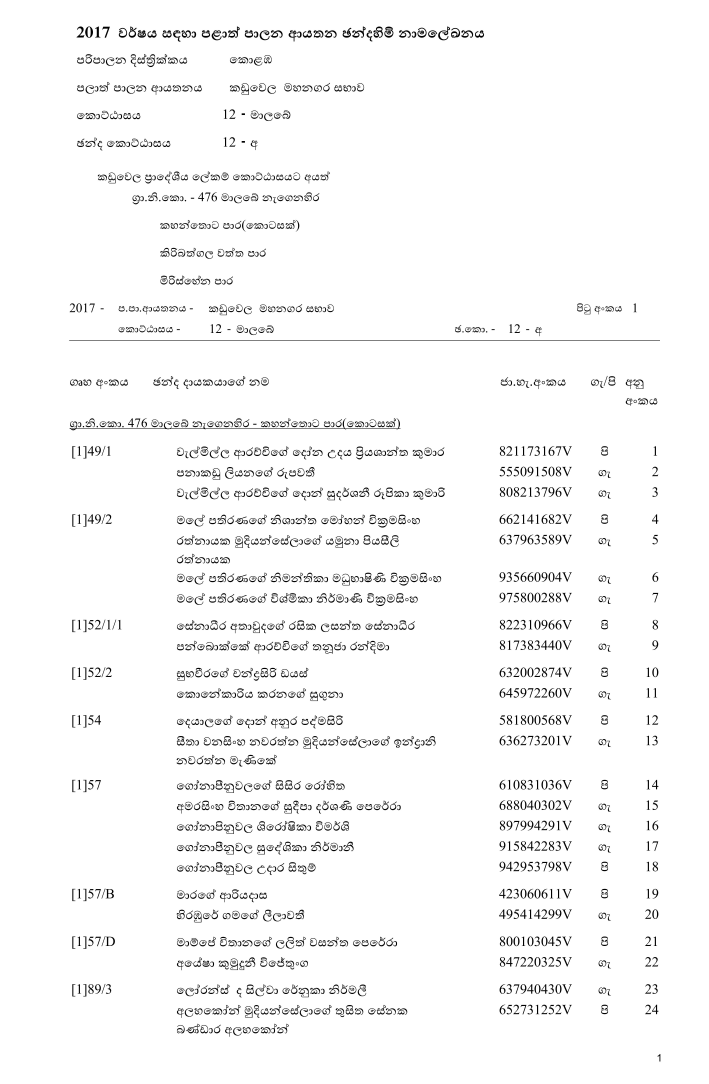
#> input picture pdf2ImageandOCR/page_1.jpg, 4250 x 6500 px (shown at 1/6 size)
$ python PDFtoEXL.py
#> lines starting #> are read from the running program, lines starting #| are printed output that depends on the picture; after the words box and inside, x2 and y2 are one past the last pixel; in counts of white or black regions, pixels touching at a corner belong together
import pytesseract as tess
tess.pytesseract.tesseract_cmd = r'C:\Users\Pubud\AppData\Local\Programs\Tesseract-OCR\tesseract.exe'
from cv2 import cv2
from PIL import Image
import matplotlib.pyplot as plt

im = cv2.imread('page_1.jpg')
#> im is the input picture: shape (6500, 4250, 3); min 0, max 255, mean 247.1

#-----------
def show_images(titles, images):
    # titles = ['dilate']
    # images = [dilate]
    _range = len(images)

    for i in range(_range):
        plt.subplot(1, 2, i+1), plt.imshow(images[i], 'gray')
        plt.title(titles[i])
        plt.xticks([]),plt.yticks([])

    plt.show()
#-----------

# Pre-processing
gray = cv2.cvtColor(im, cv2.COLOR_BGR2GRAY)
blur = cv2.GaussianBlur(gray, (9,9), 0)
# thresh = cv2.adaptiveThreshold(blur,255,cv2.ADAPTIVE_THRESH_GAUSSIAN_C, cv2.THRESH_BINARY_INV,11,30)
thresh = cv2.threshold(blur, 0, 255, cv2.THRESH_BINARY_INV + cv2.THRESH_OTSU)[1]
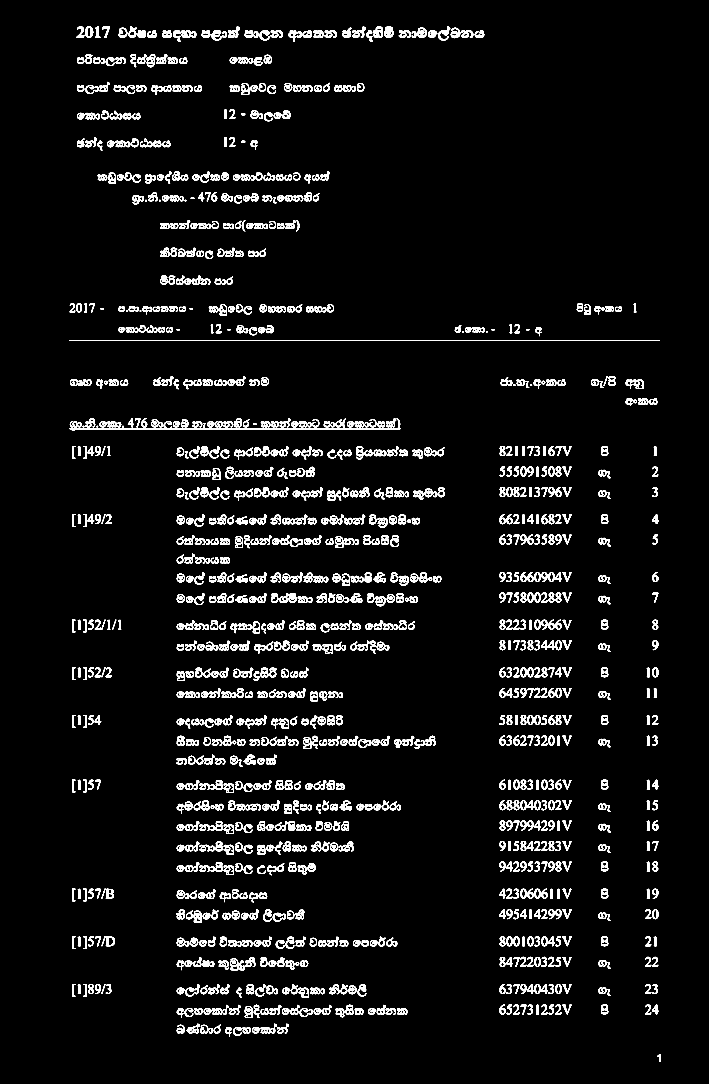
#> thresh: shape (6500, 4250) (shown at 1/6 size); 4.3% white; 1272 white regions, largest, box (x1, y1, x2, y2) and area: (415, 2041, 3960, 2046) 17717, (417, 2510, 2403, 2583) 12921, (2306, 159, 2361, 227) 2320

# Dilate to combine adjacent text contours
kernel = cv2.getStructuringElement(cv2.MORPH_RECT, (5,5))
dilate = cv2.dilate(thresh, kernel, iterations=12)
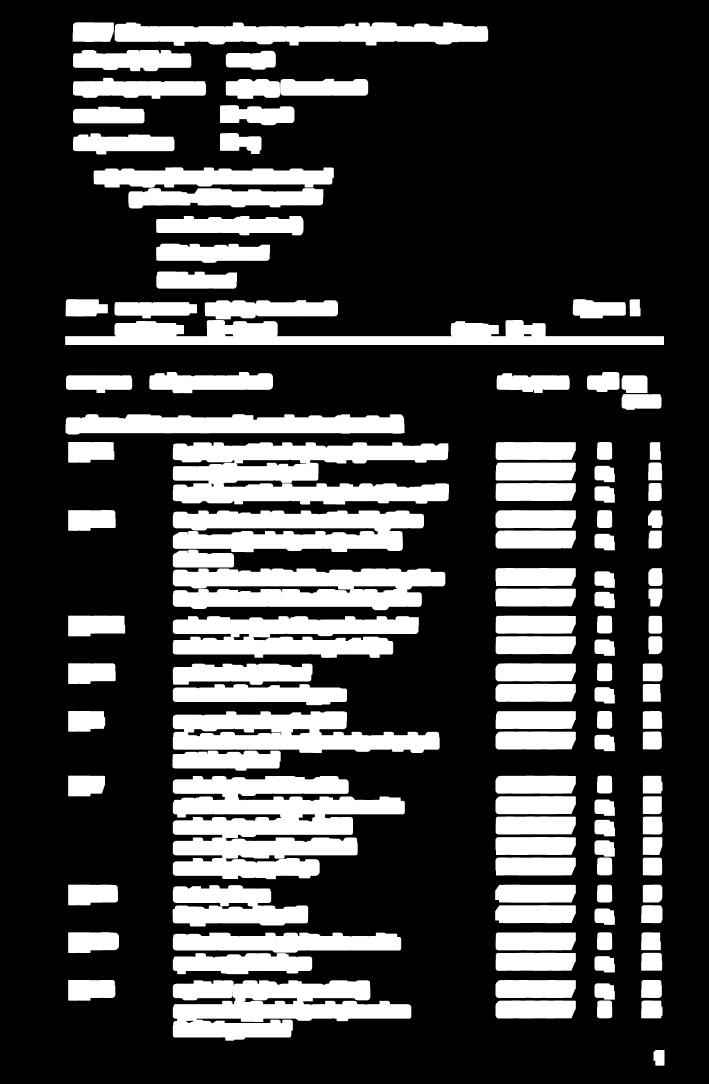
#> dilate: shape (6500, 4250) (shown at 1/6 size); 25.7% white; 125 white regions

# Find contours, highlight text areas, and extract ROIs
cnts = cv2.findContours(dilate, cv2.RETR_EXTERNAL, cv2.CHAIN_APPROX_SIMPLE)
#> cnts = 125 contours; largest, box (x1, y1, x2, y2) and area: (1037, 4656, 2429, 5275) 549528, (1037, 2654, 2694, 3027) 431262, (1037, 5882, 2468, 6244) 336528, (1037, 3411, 2672, 3661) 318076, (391, 1920, 3984, 2070) 297754
cnts = cnts[0] if len(cnts) == 2 else cnts[1]

line_items_coordinates = []
for c in cnts:
    area = cv2.contourArea(c)
    x,y,w,h = cv2.boundingRect(c)

    if y >= 100 and x <= 2700:
        if area > 10000:
            image = cv2.rectangle(im, (x,y), (4000, y+h), color=(255,0,255), thickness=3)
            line_items_coordinates.append([(x,y), (2200, y+h)])

    if y >= 2400 and x<= 2000:
        image = cv2.rectangle(im, (x,y), (4000, y+h), color=(255,0,255), thickness=3)
        line_items_coordinates.append([(x,y), (4000, y+h)])
#> this loop made 125 passes
#> (area, x, y, w, h) on passes 1 to 12: (5631, 3921, 6300, 66, 94), (12880.5, 3847, 6003, 128, 107), (9215.5, 3582, 6003, 91, 107), (49845.5, 2973, 6003, 482, 108), (10474.5, 3567, 5900, 122, 98), (336528.5, 1037, 5882, 1431, 362), (12731, 3847, 5880, 124, 108), (49871.5, 2973, 5880, 482, 108), (31972.5, 409, 5880, 283, 124), (10474.5, 3567, 5737, 122, 98), (82724.5, 1037, 5719, 836, 126), (12932.5, 3847, 5717, 126, 107)
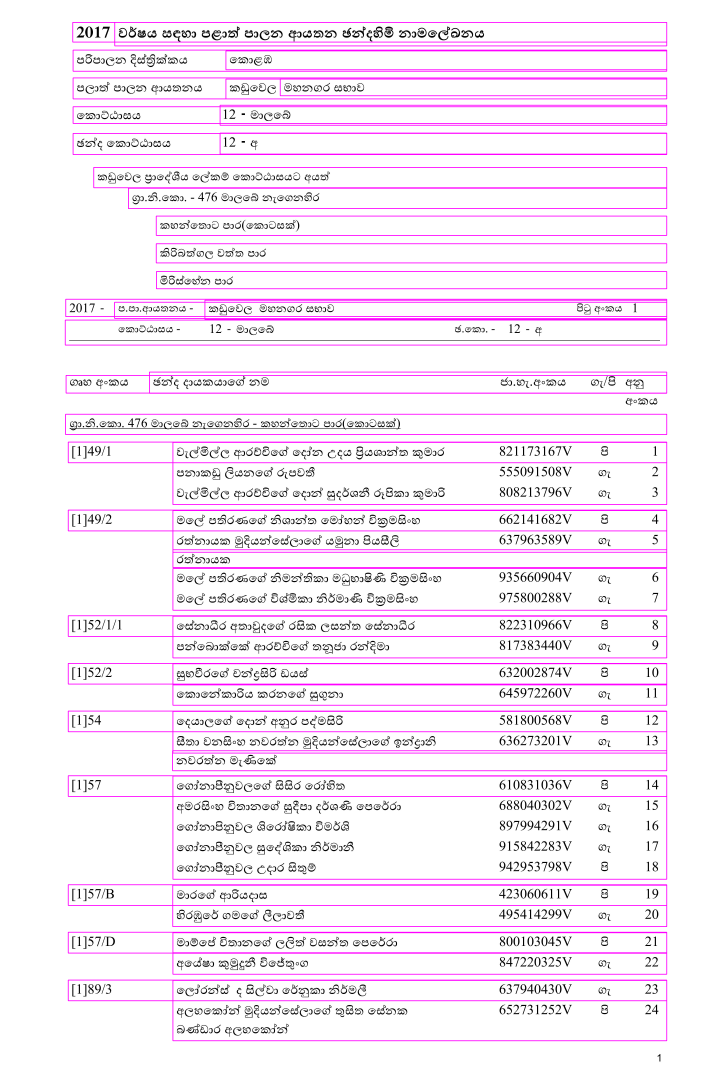
#> im: shape (6500, 4250, 3) (shown at 1/6 size); mean B, G, R 247.1, 234.6, 247.1
#> after the loop, line_items_coordinates = 70 items

# Saving image with ROIs highlighted
cv2.imwrite(r'xregionified3.jpg',image)

####################################### OCR Part #################################
# load the original image
image = cv2.imread('page_1.jpg')

for i in range(1, 10 + 1):
    # get co-ordinates to crop the image
    c = line_items_coordinates[i]

    # cropping image img = image[y0:y1, x0:x1]
    img = image[c[0][1]:c[1][1], c[0][0]:c[1][0]]

    # convert the image to black and white for better OCR
    ret,thresh1 = cv2.threshold(img,120,255,cv2.THRESH_BINARY)

    # pytesseract image to string to get results
#> (the run stopped early here; a loop or call above may not have finished)

$ run again, with pdf2ImageandOCR/page_10.jpg copied over pdf2ImageandOCR/page_1.jpg
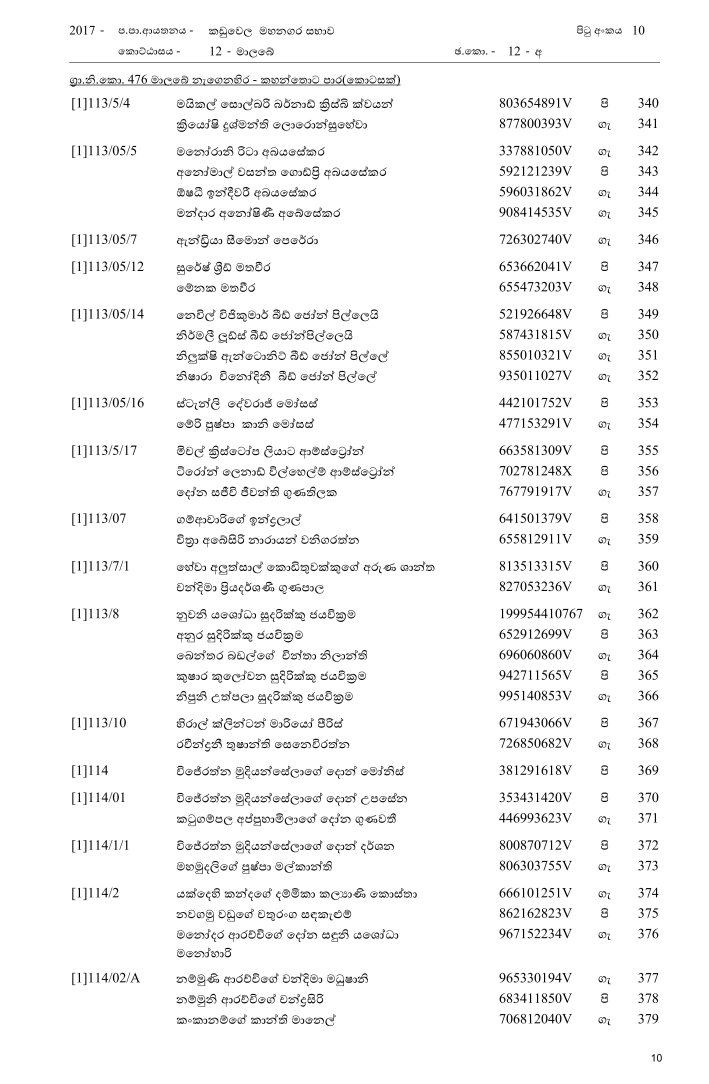
#> input picture pdf2ImageandOCR/page_10.jpg, 4250 x 6500 px (shown at 1/6 size)
#> im is the input picture: shape (6500, 4250, 3); min 0, max 255, mean 245.1
#> `thresh = cv2.threshold(blur, 0, 255, cv2.THRESH_BINARY_INV + cv2.THRES..`:
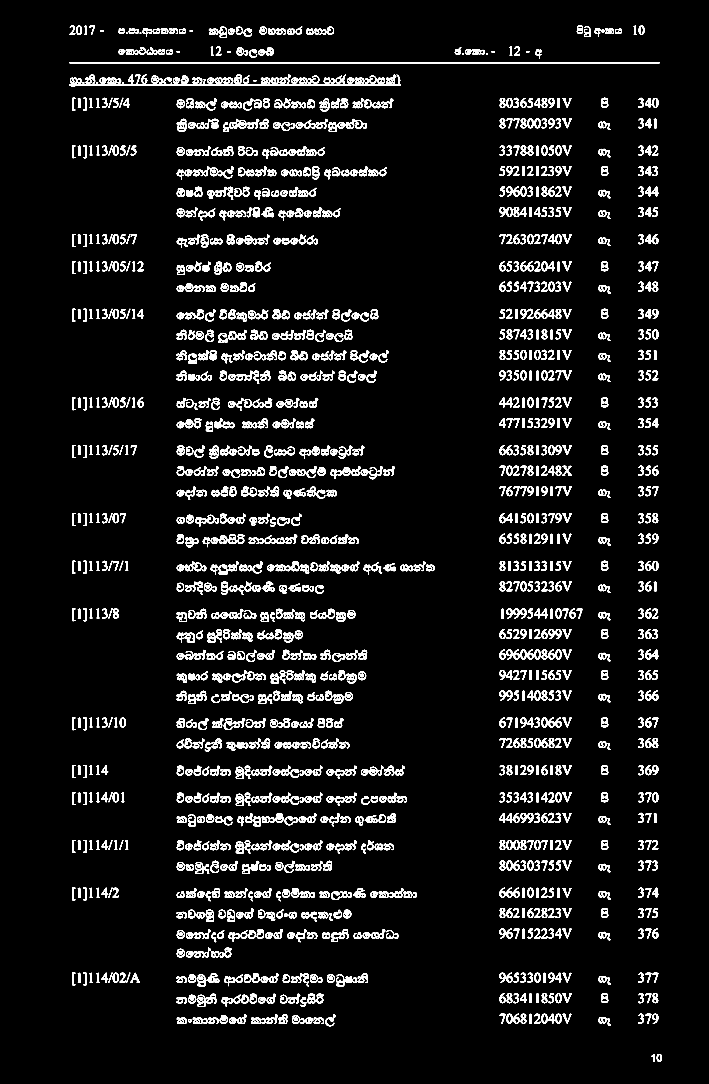
#> thresh: shape (6500, 4250) (shown at 1/6 size); 5.3% white; 1627 white regions, largest, box (x1, y1, x2, y2) and area: (415, 374, 3960, 379) 17717, (417, 448, 2403, 521) 14828, (1061, 713, 1121, 792) 2051
#> dilate: shape (6500, 4250); 32.8% white; 171 white regions
#> cnts = 171 contours; largest, box (x1, y1, x2, y2) and area: (1035, 5304, 2525, 5769) 419632, (1035, 3629, 2227, 3995) 322440, (1035, 1955, 2356, 2327) 314314, (391, 254, 3984, 403) 297189, (1037, 4732, 2466, 4982) 289741
#> the loop `for c in cnts:` made 171 passes
#> (area, x, y, w, h) on passes 1 to 3: (9595.5, 3886, 6300, 109, 95), (10471.5, 3567, 6078, 122, 98), (93053, 1037, 6061, 1001, 120)
#> after the loop `for c in cnts:`: line_items_coordinates = 74 items
